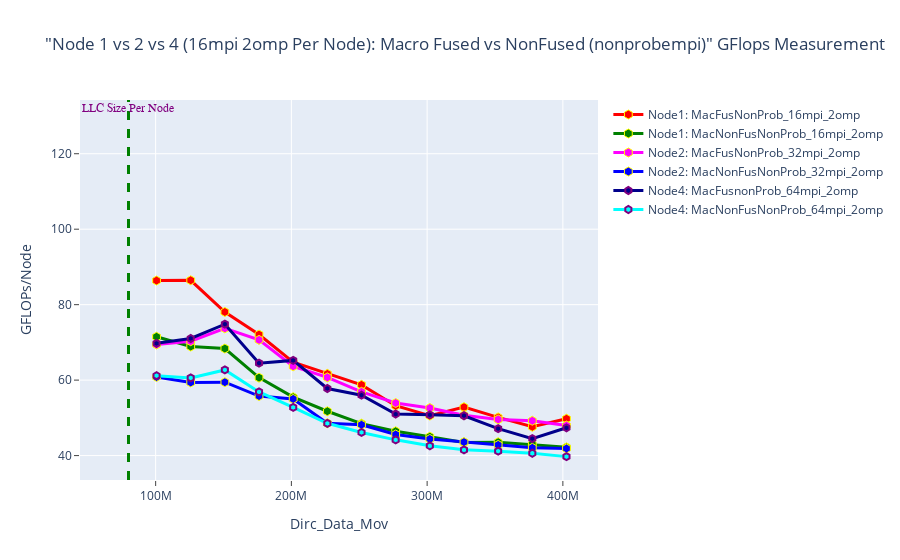

Here is the notebook cell this chart was saved with:
### Markdown cell above
## GFlops Macro Fused vs NonFused NonProbmpi: Node1 vs 2 vs 4 (16 mpi 2omp per node)

### Code cell
fig = go.Figure() 

# NODE 1
fig.add_trace(go.Scatter(x=(dfn1MacFusNonProb_16mpi_2omp.Dirc_Data_Mov*(dfn1MacFusNonProb_16mpi_2omp.MPI_size)), 
                         y=(dfn1MacFusNonProb_16mpi_2omp.GFLOPS*(dfn1MacFusNonProb_16mpi_2omp.MPI_size)), 
                         mode='lines+markers', 
                         name='Node1: MacFusNonProb_16mpi_2omp',
                         line=dict(color='red',width=3),
                         marker=dict(symbol='hexagon',size=9, line=dict(color='yellow',width=1))))

fig.add_trace(go.Scatter(x=(dfn1MacNonFusNonProb_16mpi_2omp.Dirc_Data_Mov*(dfn1MacNonFusNonProb_16mpi_2omp.MPI_size)), 
                         y=(dfn1MacNonFusNonProb_16mpi_2omp.GFLOPS*(dfn1MacNonFusNonProb_16mpi_2omp.MPI_size)), 
                         mode='lines+markers', 
                         name='Node1: MacNonFusNonProb_16mpi_2omp',
                         line=dict(color='green',width=3),
                         marker=dict(symbol='hexagon',size=9, line=dict(color='yellow',width=1))))


# NODE 2
fig.add_trace(go.Scatter(x=(dfn2MacFusNonProb_32mpi_2omp.Dirc_Data_Mov*(dfn2MacFusNonProb_32mpi_2omp.MPI_size/2)), 
                         y=(dfn2MacFusNonProb_32mpi_2omp.GFLOPS*(dfn2MacFusNonProb_32mpi_2omp.MPI_size/2)), 
                         mode='lines+markers', 
                         name='Node2: MacFusNonProb_32mpi_2omp',
                         line=dict(color='magenta',width=3),
                         marker=dict(symbol='hexagon',size=9, line=dict(color='yellow',width=1))))

fig.add_trace(go.Scatter(x=(dfn2MacNonFusNonProb_32mpi_2omp.Dirc_Data_Mov*(dfn2MacNonFusNonProb_32mpi_2omp.MPI_size/2)), 
                         y=(dfn2MacNonFusNonProb_32mpi_2omp.GFLOPS*(dfn2MacNonFusNonProb_32mpi_2omp.MPI_size/2)), 
                         mode='lines+markers', 
                         name='Node2: MacNonFusNonProb_32mpi_2omp',
                         line=dict(color='blue',width=3),
                         marker=dict(symbol='hexagon',size=9, line=dict(color='yellow',width=1))))

# NODE 4
fig.add_trace(go.Scatter(x=(dfn4MacFusnonProb_64mpi_2omp.Dirc_Data_Mov*(dfn4MacFusnonProb_64mpi_2omp.MPI_size/4)), 
                         y=(dfn4MacFusnonProb_64mpi_2omp.GFLOPS*(dfn4MacFusnonProb_64mpi_2omp.MPI_size/4)), 
                         mode='lines+markers', 
                         name='Node4: MacFusnonProb_64mpi_2omp',
                         line=dict(color='darkblue',width=3),
                         marker=dict(symbol='hexagon',size=7,line=dict(color='purple',width=2))))

fig.add_trace(go.Scatter(x=(dfn4MacNonFusNonProb_64mpi_2omp.Dirc_Data_Mov*(dfn4MacNonFusNonProb_64mpi_2omp.MPI_size/4)), 
                         y=(dfn4MacNonFusNonProb_64mpi_2omp.GFLOPS*(dfn4MacNonFusNonProb_64mpi_2omp.MPI_size/4)), 
                         mode='lines+markers', 
                         name='Node4: MacNonFusNonProb_64mpi_2omp',
                         line=dict(color='cyan',width=3),
                         marker=dict(symbol='hexagon',size=7,line=dict(color='purple',width=2))))


# Adding a vertical line
fig.add_vline(x=80e6, line_width=3, line_dash="dash", line_color="green")
# fig.add_hline(y=1024, line_width=3, line_dash="dash", line_color="red")

# Add annotation
fig.add_annotation(
    x='80e6'
    , y=130
    , text=f'LLC Size Per Node'
    , yanchor='bottom'
    , showarrow=False
    , arrowhead=1
    , arrowsize=1
    , arrowwidth=2
    , arrowcolor="#636363"
    , ax=-20
    , ay=-30
    , font=dict(size=12, color="purple", family="Sans Serif")
    , align="left"
    ,)

fig.update_layout(title='"Node 1 vs 2 vs 4 (16mpi 2omp Per Node): Macro Fused vs NonFused (nonprobempi)" GFlops Measurement',
                  xaxis_title='Dirc_Data_Mov', yaxis_title='GFLOPs/Node', 
                  xaxis=dict(ticks="outside"),  
                  yaxis=dict(ticks="outside"))

### Figure 1 — Plotly figure (JSON) as saved in the notebook; plotly's stock layout.template omitted (floating-point values rounded to 4 significant figures)
{"data": [{"line": {"color": "red", "width": 3}, "marker": {"line": {"color": "yellow", "width": 1}, "size": 9, "symbol": "hexagon"}, "mode": "lines+markers", "name": "Node1: MacFusNonProb_16mpi_2omp", "type": "scatter", "x": [100663296, 125829120, 150994944, 176160768, 201326592, 226492416, 251658240, 276824064, 301989888, 327155712, 352321536, 377487360, 402653184], "y": [86.38, 86.46, 78.06, 72.07, 64.77, 61.66, 58.75, 53.21, 50.59, 52.84, 50.12, 47.63, 49.77]}, {"line": {"color": "green", "width": 3}, "marker": {"line": {"color": "yellow", "width": 1}, "size": 9, "symbol": "hexagon"}, "mode": "lines+markers", "name": "Node1: MacNonFusNonProb_16mpi_2omp", "type": "scatter", "x": [100663296, 125829120, 150994944, 176160768, 201326592, 226492416, 251658240, 276824064, 301989888, 327155712, 352321536, 377487360, 402653184], "y": [71.49, 68.9, 68.36, 60.66, 55.48, 51.75, 48.46, 46.45, 45.0, 43.47, 43.55, 42.96, 42.18]}, {"line": {"color": "magenta", "width": 3}, "marker": {"line": {"color": "yellow", "width": 1}, "size": 9, "symbol": "hexagon"}, "mode": "lines+markers", "name": "Node2: MacFusNonProb_32mpi_2omp", "type": "scatter", "x": [100663296, 125829120, 150994944, 176160768, 201326592, 226492416, 251658240, 276824064, 301989888, 327155712, 352321536, 377487360, 402653184], "y": [69.43, 70.31, 73.72, 70.66, 63.67, 60.72, 56.9, 53.93, 52.61, 50.68, 49.59, 49.22, 47.96]}, {"line": {"color": "blue", "width": 3}, "marker": {"line": {"color": "yellow", "width": 1}, "size": 9, "symbol": "hexagon"}, "mode": "lines+markers", "name": "Node2: MacNonFusNonProb_32mpi_2omp", "type": "scatter", "x": [100663296, 125829120, 150994944, 176160768, 201326592, 226492416, 251658240, 276824064, 301989888, 327155712, 352321536, 377487360, 402653184], "y": [60.84, 59.39, 59.45, 55.78, 55.02, 48.58, 48.17, 45.59, 44.41, 43.58, 42.83, 42.06, 41.87]}, {"line": {"color": "darkblue", "width": 3}, "marker": {"line": {"color": "purple", "width": 2}, "size": 7, "symbol": "hexagon"}, "mode": "lines+markers", "name": "Node4: MacFusnonProb_64mpi_2omp", "type": "scatter", "x": [100663296, 125829120, 150994944, 176160768, 201326592, 226492416, 251658240, 276824064, 301989888, 327155712, 352321536, 377487360, 402653184], "y": [69.76, 71.03, 74.83, 64.5, 65.23, 57.78, 56.0, 51.02, 50.81, 50.56, 47.16, 44.48, 47.37]}, {"line": {"color": "cyan", "width": 3}, "marker": {"line": {"color": "purple", "width": 2}, "size": 7, "symbol": "hexagon"}, "mode": "lines+markers", "name": "Node4: MacNonFusNonProb_64mpi_2omp", "type": "scatter", "x": [100663296, 125829120, 150994944, 176160768, 201326592, 226492416, 251658240, 276824064, 301989888, 327155712, 352321536, 377487360, 402653184], "y": [61.17, 60.58, 62.7, 56.86, 52.77, 48.55, 46.13, 44.17, 42.6, 41.52, 41.17, 40.62, 39.72]}], "layout": {"annotations": [{"align": "left", "arrowcolor": "#636363", "arrowhead": 1, "arrowsize": 1, "arrowwidth": 2, "ax": -20, "ay": -30, "font": {"color": "purple", "family": "Sans Serif", "size": 12}, "showarrow": false, "text": "LLC Size Per Node", "x": "80e6", "y": 130, "yanchor": "bottom"}], "shapes": [{"line": {"color": "green", "dash": "dash", "width": 3}, "type": "line", "x0": 80000000, "x1": 80000000, "xref": "x", "y0": 0, "y1": 1, "yref": "y domain"}], "title": {"text": "\"Node 1 vs 2 vs 4 (16mpi 2omp Per Node): Macro Fused vs NonFused (nonprobempi)\" GFlops Measurement"}, "xaxis": {"ticks": "outside", "title": {"text": "Dirc_Data_Mov"}}, "yaxis": {"ticks": "outside", "title": {"text": "GFLOPs/Node"}}}}
